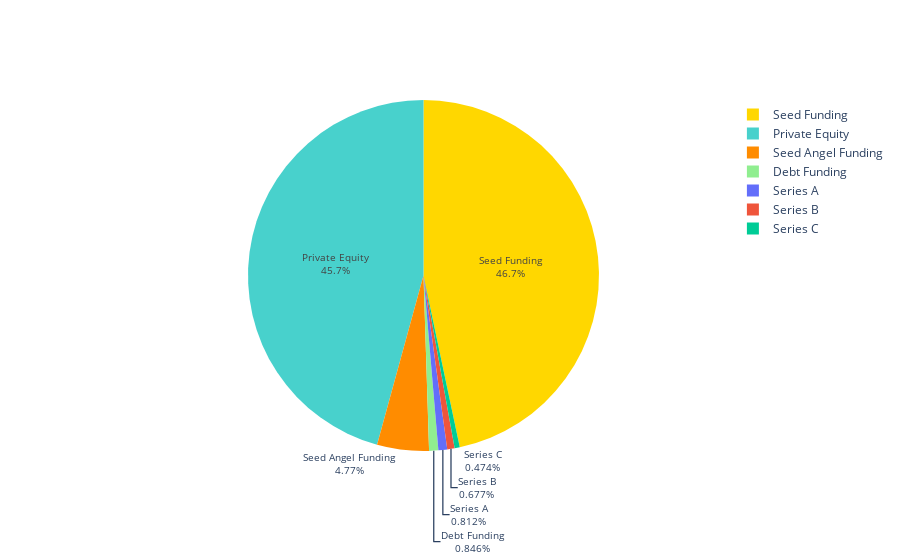

Source (notebook cell):
### Code cell
colrs = ['gold', 'mediumturquoise', 'darkorange', 'lightgreen']

fig=go.Figure(data=[go.Pie(labels=typ.index,values=typ.values)])
fig.update_traces(hoverinfo='label+percent', textinfo='label+percent', textfont_size=10,
                  marker=dict(colors=colrs))
fig.show()

### Figure 1 — Plotly figure (JSON) as saved in the notebook; plotly's stock layout.template omitted (floating-point values rounded to 4 significant figures)
{"data": [{"hoverinfo": "label+percent", "labels": ["Seed Funding", "Private Equity", "Seed Angel Funding", "Debt Funding", "Series A", "Series B", "Series C"], "marker": {"colors": ["gold", "mediumturquoise", "darkorange", "lightgreen"]}, "textfont": {"size": 10}, "textinfo": "label+percent", "type": "pie", "values": [1380, 1352, 141, 25, 24, 20, 14]}], "layout": {}}
